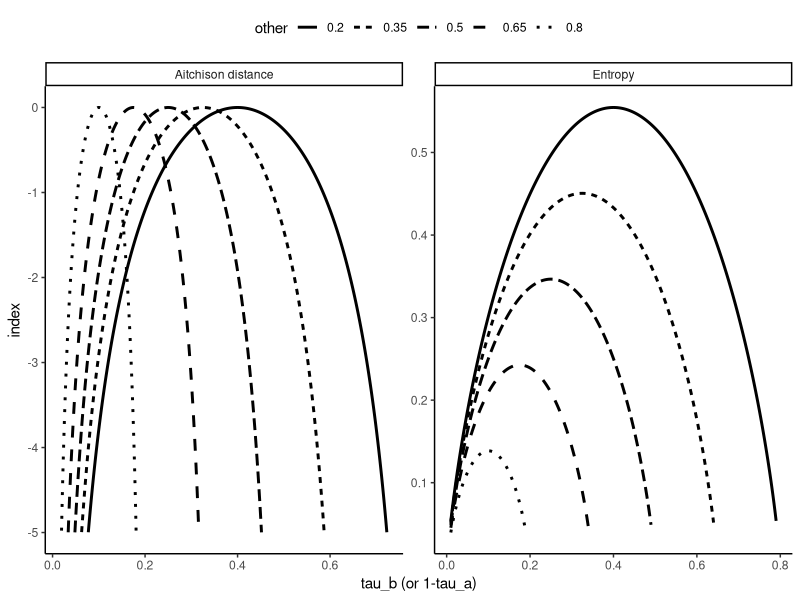
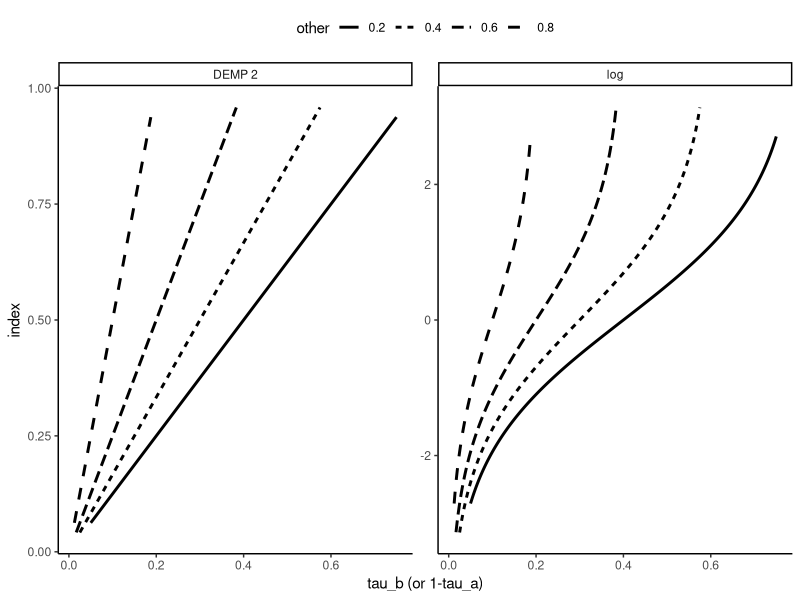
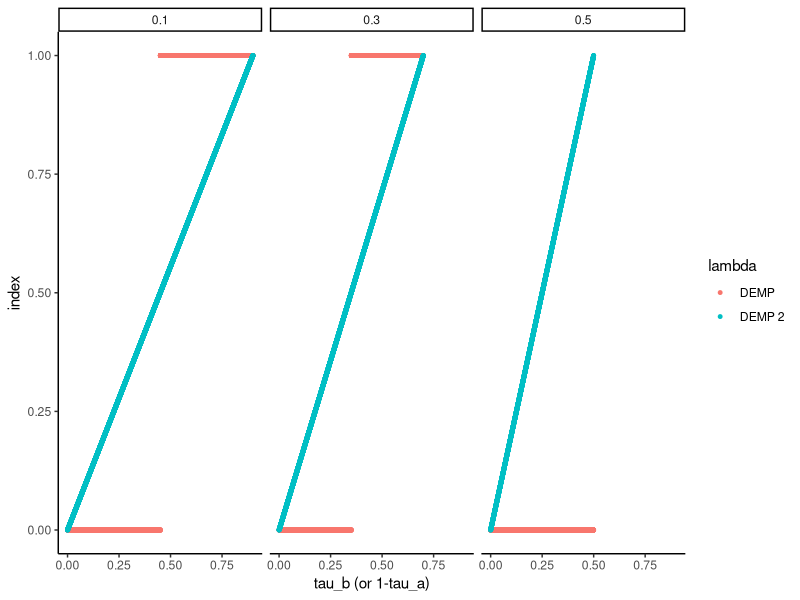
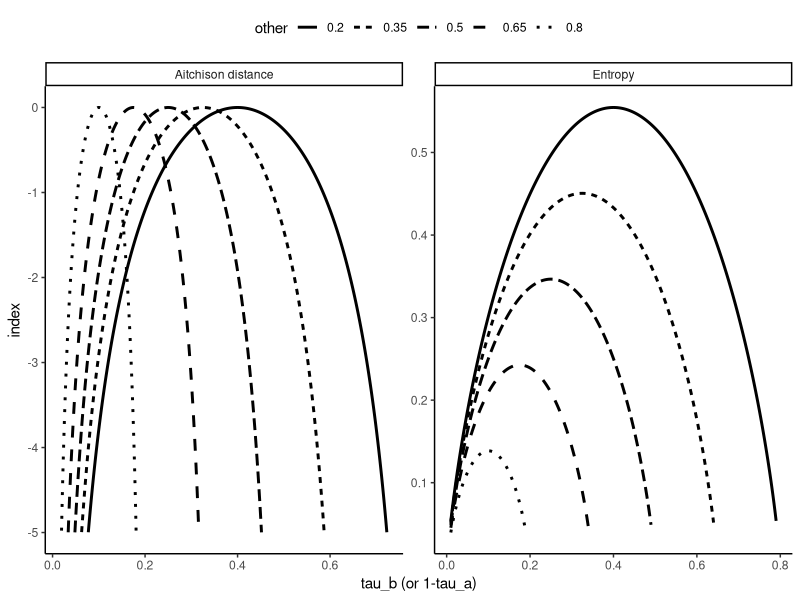
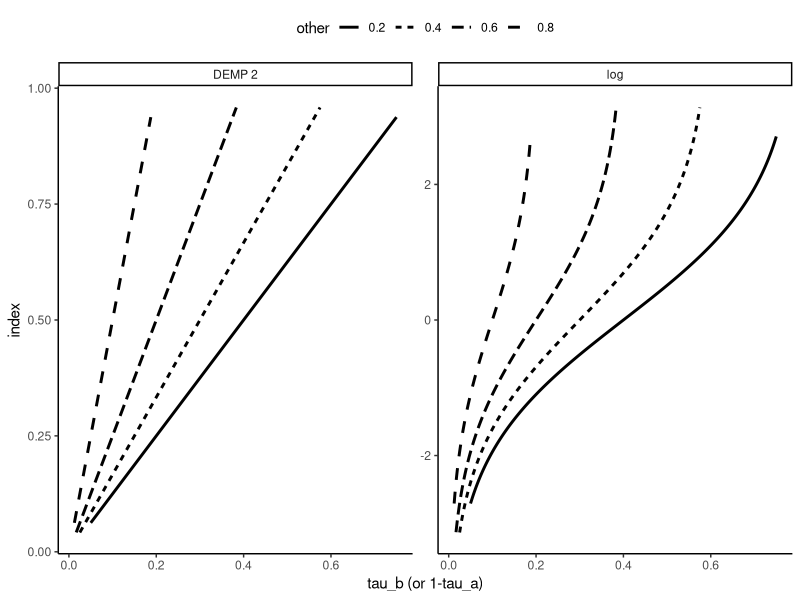

Here is the R script that generated these plots, in order:
library(dplyr)

library(ggplot2)
xlog = function(x) ifelse(x == 0, 0, x * log(x))

epsilon = 0.01
df.entropy = lapply(seq(0.2, 0.8, length.out=5), function(other){
  data_frame(
    tau_a = seq(epsilon, 1-other-epsilon, 0.0001),
    tau_b = 1-other-tau_a,
    index = xlog(tau_a+tau_b) - xlog(tau_a) - xlog(tau_b),
    other = as.character(other),
    lambda = 'Entropy'
  )
}) %>% bind_rows
df.aitchison = lapply(seq(0.2, 0.8, length.out=5), function(other){
  data_frame(
    tau_a = seq(epsilon/other, 1-other-epsilon/other, 0.0001),
    tau_b = 1-other-tau_a,
    index = -log(tau_b/tau_a)^2, #exp(-log(tau_b/tau_a)^2), #
    other = as.character(other),
    lambda = 'Aitchison distance'
  )
}) %>% bind_rows %>% subset(index > -5)
df = bind_rows(df.aitchison, df.entropy)

ggplot() +
  geom_line(data=df, aes(x=tau_b, y=index, linetype=other), size=1) +
  facet_wrap(~lambda, nrow=1, scale='free') +
  theme_classic() +
  theme(legend.position='top') +
  xlab('tau_b (or 1-tau_a)')
ggsave(file='figures/entr_dist.pdf', width = 9.5, height = 4.4)

df.demp2 = lapply(seq(0.2, 0.8, length.out=4), function(other){
  data_frame(
    tau_a = seq(epsilon/other, 1-other-epsilon/other, 0.0001),
    tau_b = 1-other-tau_a,
    index = tau_b/(tau_a+tau_b),
    other = as.character(other),
    lambda = 'DEMP 2'
  )
}) %>% bind_rows 
df.log = lapply(seq(0.2, 0.8, length.out=4), function(other){
  data_frame(
    tau_a = seq(epsilon/other, 1-other-epsilon/other, 0.0001),
    tau_b = 1-other-tau_a,
    index = log(tau_b/tau_a),
    other = as.character(other),
    lambda = 'log'
  )
})%>% bind_rows
df = bind_rows(df.demp2, df.log)

ggplot() +
  geom_line(data=df, aes(x=tau_b, y=index, linetype=other), size=1) +
  facet_wrap(~lambda, nrow=1, scale='free') +
  theme_classic() +
  theme(legend.position='top') +
  xlab('tau_b (or 1-tau_a)')
ggsave(file='figures/demp2_log.pdf', width = 9.5, height = 4.4)

df.demp = lapply(c(0.5, 0.3, 0.1), function(other){
  data_frame(
    tau_a = seq(0, 1-other, 0.0001),
    tau_b = 1-other-tau_a,
    index = as.numeric(tau_b > tau_a & tau_b > other),
    other = as.character(other),
    lambda = 'DEMP'
  )
}) %>% bind_rows
df.demp2 = lapply(c(0.5, 0.3, 0.1), function(other){
  data_frame(
    tau_a = seq(0, 1-other, 0.0001),
    tau_b = 1-other-tau_a,
    index = tau_b/(tau_a+tau_b),
    other = as.character(other),
    lambda = 'DEMP 2'
  )
}) %>% bind_rows 

df = bind_rows(df.demp, df.demp2)
ggplot() +
  geom_point(data=df, aes(x=tau_b, y=index, col=lambda), size=1) +
  facet_wrap(~other, nrow=1) +
  theme_classic() +
  xlab('tau_b (or 1-tau_a)')
